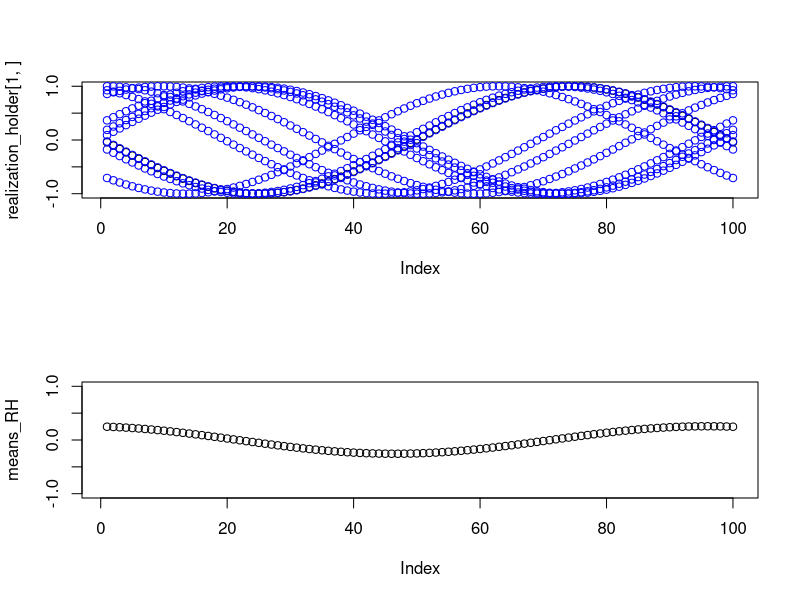

The R source for this figure:
#dev.off()
set.seed(107)
num_realizations = 10
xs = seq(0,(2*pi),length = 100)

realization_holder = matrix(nrow = num_realizations,ncol = 100) # this holds all 100 time periods for the realizations

# Generate Realizations
for( i in 1 : num_realizations)
{
  #phase_shift = 0 # Time series mean changes with time since each realization has same outcome (no phase shift)
  phase_shift = runif(1,0,(2*pi))  # Time Series mean does not change with time
  ys = sin(xs + phase_shift)
  realization_holder[i,] = ys
}

par(mfrow = c(2,1))


plot(realization_holder[1,])

for(k in 2:num_realizations)
{
  points(realization_holder[k,], col = "blue")
}

# Compute means at each time point (across realization) and plot
means_RH = colMeans(realization_holder)
plot(means_RH,ylim = c(-1,1))


